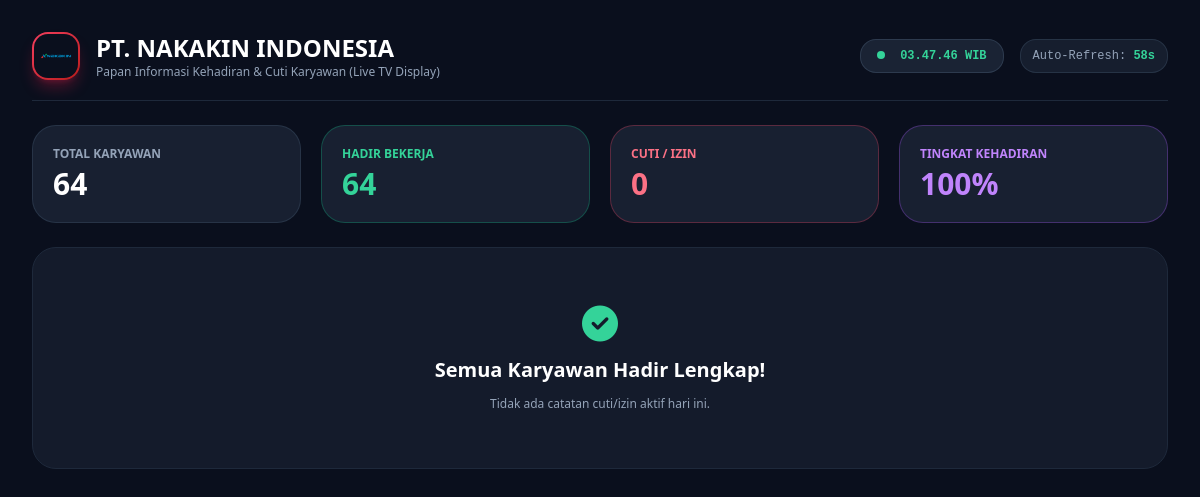
/index.php?page=board&view=tv, run on the app's committed database.
### tables this page shows
CREATE TABLE `pengaturan_aplikasi` (
  `id` int NOT NULL,
  `nama_aplikasi` varchar(150) NOT NULL DEFAULT 'Sistem Informasi Cuti Karyawan',
  `singkatan_aplikasi` varchar(50) NOT NULL DEFAULT 'E-Cuti',
  `tagline` varchar(255) NOT NULL DEFAULT 'Precision Machinery, Pumps & Tooling Manufacturing',
  `nama_perusahaan` varchar(150) NOT NULL DEFAULT 'PT. Nakakin Indonesia',
  `singkatan_perusahaan` varchar(50) NOT NULL DEFAULT 'NAKAKIN',
  `sub_singkatan_perusahaan` varchar(50) NOT NULL DEFAULT 'INDONESIA',
  `alamat_perusahaan` text,
  `telepon` varchar(50) DEFAULT '(0267) 845-1234',
  `email_perusahaan` varchar(100) DEFAULT 'hrd@nakakin.co.id',
  `website` varchar(100) DEFAULT 'www.nakakin.co.id',
  `logo` varchar(255) DEFAULT 'Nakakin.png',
  `favicon` varchar(255) DEFAULT 'Nakakin.png',
  `prefix_nomor_surat` varchar(30) NOT NULL DEFAULT 'CUTI/NAK',
  `default_kuota_cuti` int NOT NULL DEFAULT '12',
  `nama_kepala_hrd` varchar(150) NOT NULL DEFAULT 'Siti Rahmawati, S.Psi',
  `jabatan_kepala_hrd` varchar(100) NOT NULL DEFAULT 'HRD & GA Manager',
  `lokasi_surat` varchar(100) NOT NULL DEFAULT 'Karawang',
  `footer_text` varchar(255) NOT NULL DEFAULT 'Sistem Informasi Manajemen Cuti Karyawan',
  `updated_at` datetime DEFAULT CURRENT_TIMESTAMP ON UPDATE CURRENT_TIMESTAMP,
  PRIMARY KEY (`id`)
);

### config/functions.php (called while the page is built, shortened)
<?php
function getAppSettings($pdo = null) {
    $defaultSettings = [
        'id' => 1,
        'nama_aplikasi' => 'Sistem Informasi Cuti Karyawan',
        'singkatan_aplikasi' => 'FORM CUTI ONLINE',
        'tagline' => 'Precision Machinery, Pumps & Tooling Manufacturing',
        'nama_perusahaan' => 'PT. Nakakin Indonesia',
        'singkatan_perusahaan' => 'NAKAKIN',
        'sub_singkatan_perusahaan' => 'INDONESIA',
        'alamat_perusahaan' => 'Kawasan Industri KIIC, Jl. Maligi Raya Lot Q-2A, Sukaluyu, Telukjambe Timur, Karawang, Jawa Barat 41361',
        'telepon' => '(0267) 845-1234',
        'email_perusahaan' => 'hrd@nakakin.co.id',
        'website' => 'www.nakakin.co.id',
        'logo' => 'Nakakin.png',
        'favicon' => 'Nakakin.png',
        'prefix_nomor_surat' => 'CUTI/NAK',
        'default_kuota_cuti' => 12,
        'nama_kepala_hrd' => 'Siti Rahmawati, S.Psi',
        'jabatan_kepala_hrd' => 'HRD & GA Manager',
        'lokasi_surat' => 'Karawang',
        'footer_text' => 'Sistem Informasi Manajemen Cuti Karyawan'
    ];
    try {
        $stmt = $pdo->query("SELECT * FROM pengaturan_aplikasi WHERE id = 1 LIMIT 1");
        $settings = $stmt->fetch(PDO::FETCH_ASSOC);
        if ($settings) {
            $cachedSettings = array_merge($defaultSettings, array_filter($settings, function($v) {
                return $v !== null && $v !== '';
            }));
            return $cachedSettings;
        }
    } catch (Exception $e) {
    }
    $cachedSettings = $defaultSettings;
    return $cachedSettings;
}

### views/public/board.php (the view, shortened to what this page needs)
<?php
require_once __DIR__ . '/../../config/functions.php';
$pdo = getDbConnection();
$appSettings = getAppSettings($pdo);
$isTvMode = ($_GET['view'] ?? '') === 'tv';
$todayDate = date('Y-m-d');
$stmtToday = $pdo->prepare("
    SELECT lr.*,
           e.nik, e.nama_lengkap, e.foto, e.jenis_kelamin,
           d.nama_dept, d.kode_dept,
           p.nama_jabatan,
           lt.nama_cuti, lt.kode as kode_cuti, lt.potong_kuota
    FROM pengajuan_cuti lr
    JOIN karyawan e ON lr.employee_id = e.id
    JOIN departemen d ON e.departemen_id = d.id
    JOIN jabatan p ON e.jabatan_id = p.id
    JOIN jenis_cuti lt ON lr.leave_type_id = lt.id
    WHERE lr.status = 'approved' AND ? BETWEEN lr.tanggal_mulai AND lr.tanggal_selesai
    ORDER BY d.nama_dept ASC, e.nama_lengkap ASC
");
$stmtToday->execute([$todayDate]);
$todayLeaves = $stmtToday->fetchAll();
$totalKaryawan = (int)$pdo->query("SELECT COUNT(*) FROM karyawan WHERE status_aktif = 'Aktif'")->fetchColumn();
$countCutiHariIni = count($todayLeaves);
$countHadirHariIni = max(0, $totalKaryawan - $countCutiHariIni);
$tingkatKehadiran = $totalKaryawan > 0 ? round(($countHadirHariIni / $totalKaryawan) * 100, 1) : 100;
$logoUrl = !empty($appSettings['logo']) ? BASE_URL . '/assets/images/' . $appSettings['logo'] : BASE_URL . '/assets/images/Nakakin.png';
if ($isTvMode):
?>
<!DOCTYPE html>
<html lang="id" class="h-full bg-slate-900">
<head>
    <script src="https://cdn.tailwindcss.com"></script>
    <link rel="stylesheet" href="https://cdnjs.cloudflare.com/ajax/libs/font-awesome/6.5.1/css/all.min.css">
</head>
<body class="min-h-full bg-[#0a0f1d] text-slate-100 font-sans antialiased flex flex-col p-6 sm:p-8 space-y-6">
    <header class="flex items-center justify-between border-b border-slate-800 pb-5">
        <div class="flex items-center gap-4">
            <div class="w-12 h-12 rounded-2xl bg-gradient-to-br from-rose-500 to-red-700 p-0.5 shadow-lg shadow-rose-600/30 flex items-center justify-center">
                <div class="w-full h-full bg-[#0a0f1d] rounded-[14px] flex items-center justify-center p-1.5">
                    <img src="<?= $logoUrl ?>" alt="Logo" class="max-h-full max-w-full object-contain">
                </div>
            </div>
            <div>
                <h1 class="text-xl sm:text-2xl font-black text-white"><?= htmlspecialchars($appSettings['nama_perusahaan']) ?></h1>
                <p class="text-xs text-slate-400 font-medium">Papan Informasi Kehadiran & Cuti Karyawan (Live TV Display)</p>
            </div>
        </div>
        <div class="flex items-center gap-4">
            <div class="px-4 py-2 rounded-2xl bg-slate-800/80 border border-slate-700/80 text-xs font-mono">
                <span class="w-2 h-2 rounded-full bg-emerald-400 animate-pulse inline-block mr-2"></span>
                <span id="tvClock" class="font-bold text-emerald-400">00:00:00 WIB</span>
            </div>
            <div class="px-3 py-2 rounded-2xl bg-slate-800/60 border border-slate-700/60 text-slate-400 text-xs font-mono">
                Auto-Refresh: <strong id="tvRefreshTimer" class="text-emerald-400 font-bold">60s</strong>
            </div>
        </div>
    </header>
    <div class="grid grid-cols-4 gap-5">
        <div class="bg-slate-800/70 rounded-3xl p-5 border border-slate-700/60">
            <div class="text-xs font-extrabold text-slate-400 uppercase">Total Karyawan</div>
            <div class="text-3xl font-black text-white mt-1"><?= $totalKaryawan ?></div>
        </div>
        <div class="bg-slate-800/70 rounded-3xl p-5 border border-emerald-500/30">
            <div class="text-xs font-extrabold text-emerald-400 uppercase">Hadir Bekerja</div>
            <div class="text-3xl font-black text-emerald-400 mt-1"><?= $countHadirHariIni ?></div>
        </div>
        <div class="bg-slate-800/70 rounded-3xl p-5 border border-rose-500/30">
            <div class="text-xs font-extrabold text-rose-400 uppercase">Cuti / Izin</div>
            <div class="text-3xl font-black text-rose-400 mt-1"><?= $countCutiHariIni ?></div>
        </div>
        <div class="bg-slate-800/70 rounded-3xl p-5 border border-purple-500/30">
            <div class="text-xs font-extrabold text-purple-400 uppercase">Tingkat Kehadiran</div>
            <div class="text-3xl font-black text-purple-400 mt-1"><?= $tingkatKehadiran ?>%</div>
        </div>
    </div>
    <div class="flex-1">
        <?php if (empty($todayLeaves)): ?>
            <div class="rounded-3xl bg-slate-800/50 border border-slate-800 p-14 text-center space-y-3">
                <div class="text-emerald-400 text-4xl"><i class="fa-solid fa-circle-check"></i></div>
                <h3 class="text-xl font-bold text-white">Semua Karyawan Hadir Lengkap!</h3>
                <p class="text-xs text-slate-400">Tidak ada catatan cuti/izin aktif hari ini.</p>
            </div>
        <?php endif; ?>
    </div>
</body>
</html>
<?php
    exit;
endif;
?>

### data on the page
pengaturan_aplikasi: logo (picture), nama_perusahaan "PT. NAKAKIN INDONESIA"

### other printed values
$totalKaryawan "64"
$countHadirHariIni "64"
$countCutiHariIni "0"
$tingkatKehadiran "100"
